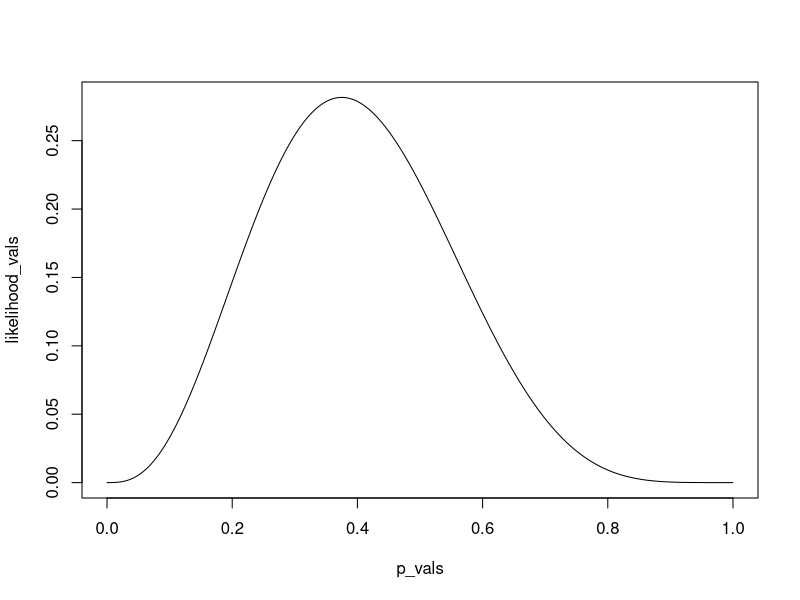
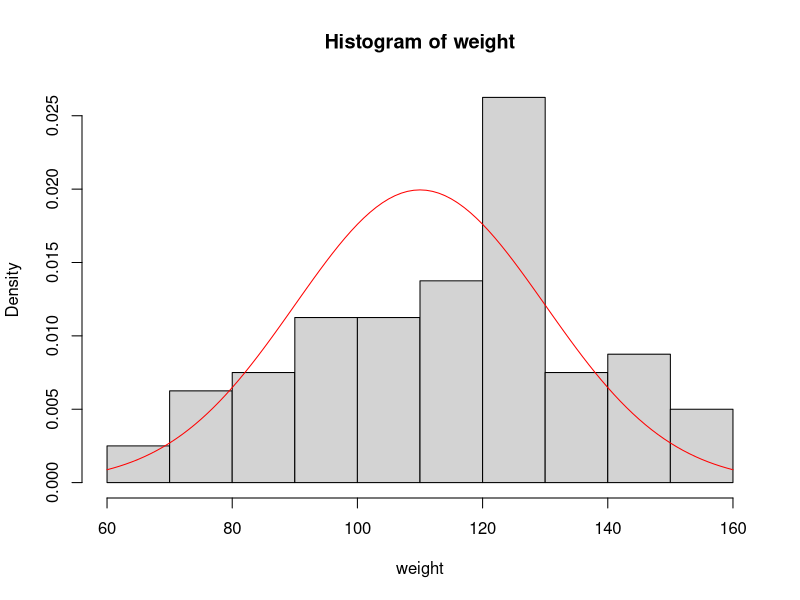

Write the R code that produced these figures, in order.
## Bayesian stats 1 - likelihood ----

rm(list=ls())
# setwd("Documents/CMEECourseWork/bayesian/code")


## Lecture 1 ----

## eg success of breeding event

# prob of one val of p, eg p=0.5
dbinom(x=3, size=8, prob=0.5)
# if p=0.5, then likelihood of data = 0.22

# for sequence of p vals
p_vals <- seq(0, 1, 0.001)
likelihood_vals <- dbinom(x=3, size=8, prob=p_vals)

plot(p_vals, likelihood_vals, type="l")

# get maximum likelihood value
max_like_val <- max(likelihood_vals)

# find value of param p that gives the max likelihood
which(likelihood_vals %in% max_like_val)
p_vals[39]
# or all together:
p_vals[which(likelihood_vals %in% max_like_val)]
# so value of p = 0.38 => max likelihood of 0.28


# define likelihood function - can use optimisation algorithm to find max
likelihood_binomial <- function(p, n=8, k=3) {
    # probability (dbinom)
    prob <- dbinom(x=k, size=n, prob=p)
    return(prob)
}

likelihood_binomial(p=p_vals)

# maximise the likelihood using optim/optimize

# optimize only max ONE PARAM - must be the one in FIRST position of function
optimize(likelihood_binomial, interval=c(0,1), maximum=TRUE)
# maximum = p val that maximises likelihood
# objective = maximum likelihood value, ie max likeilhood of observing the data

optim(par=c(1),  # initial values for the param
      fn=likelihood_binomial,  # function to be optimised
      control=list(fnscale=-1),
      hessian=T) 


## Practical 1 - probabilities and likelihood ----

rm(list=ls())

# Exercise 1 ----

# scenario: after 62 visits to the field, observe 19 diff bird specimens
# what is prob with which you observe a bird specimen?

# Define number of attempts (n) and successes (k)
n <- 62
k <- 19

binomial.likelihood <- function(p, n=62, k=19) {
    prob <- dbinom(x=k, size=n, prob=p)
    return(prob)
}
optimize(binomial.likelihood, interval=c(0,1), n=62, k=19, maximum=TRUE)
# maximum likelihood = 0.109, ie ~10% chance observing a bird specimen
# value of p which maximises likelihood = 0.306

?optimize

# Exercise 2 ----

# generate a random data set in which we assume that the weight of 80 specimens
# of pandas follow a normal distribution. 
# assume that our mean is 110 Kg, with a standard deviation of 20.

lnL_norm <- function(theta, D=weight) {
    # Define the mean and the standard deviation, which are passed 
    # to one argument as a numeric vector of length 2
    mu <- theta[1]
    sigma <- theta[2]
    # Define log-normal distribution, a sum over all possible values passed 
    # to data, D
    lnL <- sum( dnorm( x = D, mean = mu, sd = sigma, log = TRUE ) )
    # Return likelihood 
    return( lnL )
}

set.seed(12345)
# Simulate data 
n  <- 80
mu <- 110
sd <- 20
# Get weight measurements for n = 80 panda specimens
weight <- rnorm(n=n, mean=mu, sd=sd)

# plot this normal dist
hist(x=weight, freq=FALSE)
curve( dnorm(x, mean = mu, sd = sd), add = TRUE, col = "red" )

# lnL_norm(theta=c(1, 1), D=weight)

# what are the values of the params mu and st dev that maximise this likelihood function?
optim(par=c(1,1),  # initial values for the param
      fn=lnL_norm,  # function to be optimised
      control=list(fnscale=-1), # MAXIMISE function (not default=min)
      hessian=T) 
# mu = 113.38, sd=18.80
